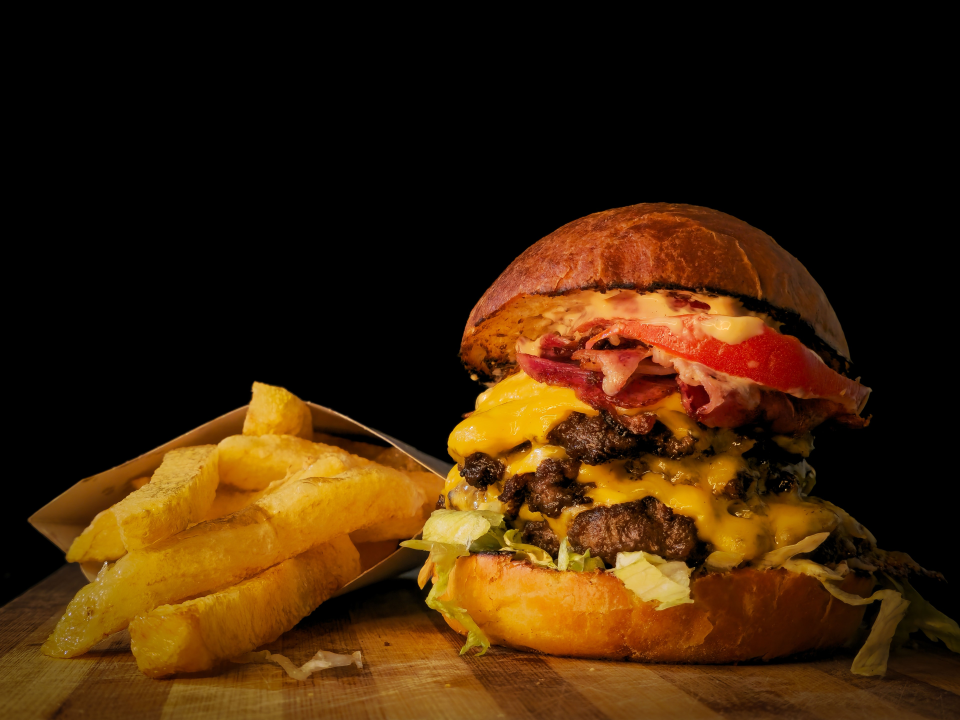
#> input picture Lab3/img.jpg, 3840 x 2880 px (shown at 1/4 size)
$ python labwork3.py
#> lines starting #> are read from the running program, lines starting #| are printed output that depends on the picture
from numba import cuda
import numpy as np
import matplotlib.pyplot as plt
import time

# Load image
img = plt.imread("img.jpg")
#> img is the input picture: shape (2880, 3840, 3); mean R, G, B 61.9, 35.5, 7.5
h, w, _ = img.shape
#> h = 2880; w = 3840
print("image size:", w, "x", h)
#| image size: 3840 x 2880

# Flatten
pixelCount = h * w
#> pixelCount = 11059200
flat = img.reshape((pixelCount, 3))


# CPU grayscale
start = time.time()
gray_cpu = np.zeros((pixelCount, 3), np.uint8)
for i in range(pixelCount):
    g = (int(flat[i, 0]) + int(flat[i, 1]) + int(flat[i, 2])) // 3
    gray_cpu[i, 0] = g
    gray_cpu[i, 1] = g
    gray_cpu[i, 2] = g
cpu_time = time.time() - start
print("CPU time:", cpu_time, "s")
plt.imsave("gray_cpu.jpg", gray_cpu.reshape((h, w, 3)))
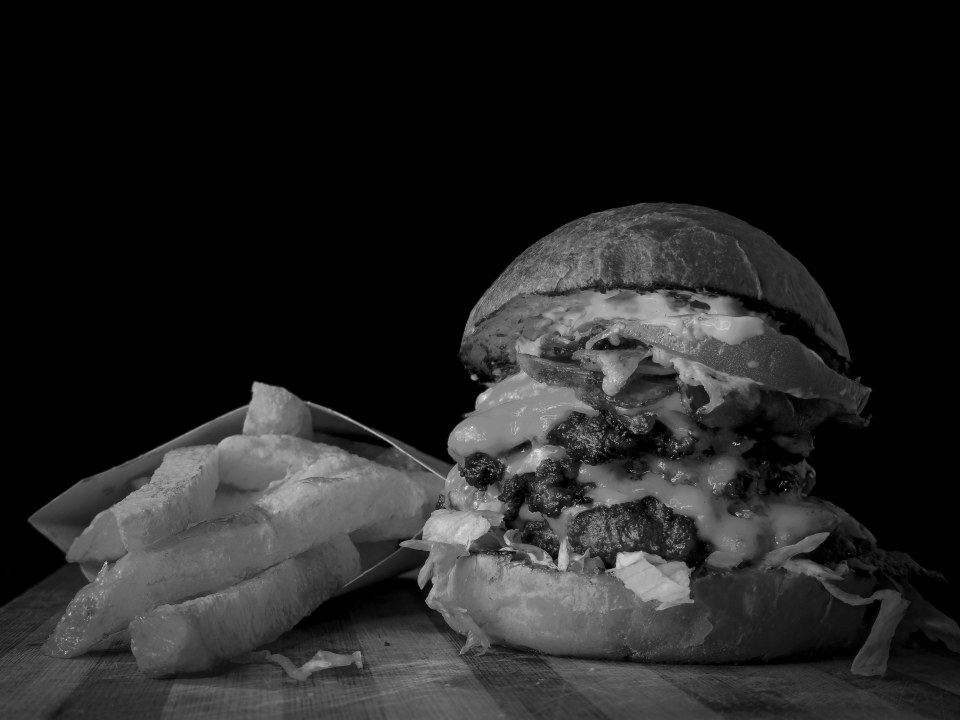
#> saved as gray_cpu.jpg: shape (2880, 3840, 3) (shown at 1/4 size); min 0, max 255, mean 34.8


# GPU grayscale
@cuda.jit
def grayscale(src, dst):
    tidx = cuda.threadIdx.x + cuda.blockIdx.x * cuda.blockDim.x
    if tidx < src.shape[0]:
        g = (int(src[tidx, 0]) + int(src[tidx, 1]) + int(src[tidx, 2])) // 3
        dst[tidx, 0] = g
        dst[tidx, 1] = g
        dst[tidx, 2] = g

def gray_gpu(blockSize):
#> called with blockSize = 64
    gridSize = (pixelCount + blockSize - 1) // blockSize
#> gridSize = 172800
    devSrc = cuda.to_device(flat)
    devDst = cuda.device_array((pixelCount, 3), np.uint8)
    grayscale[gridSize, blockSize](devSrc, devDst)
    return devDst.copy_to_host()

gray_gpu(64)  # first run is just to compile
#> (the call stopped at in gray_gpu, `devSrc = cuda.to_device(flat)`: numba is not available in this run)

start = time.time()
result = gray_gpu(64)
#> (the run stopped early here; a loop or call above may not have finished)
